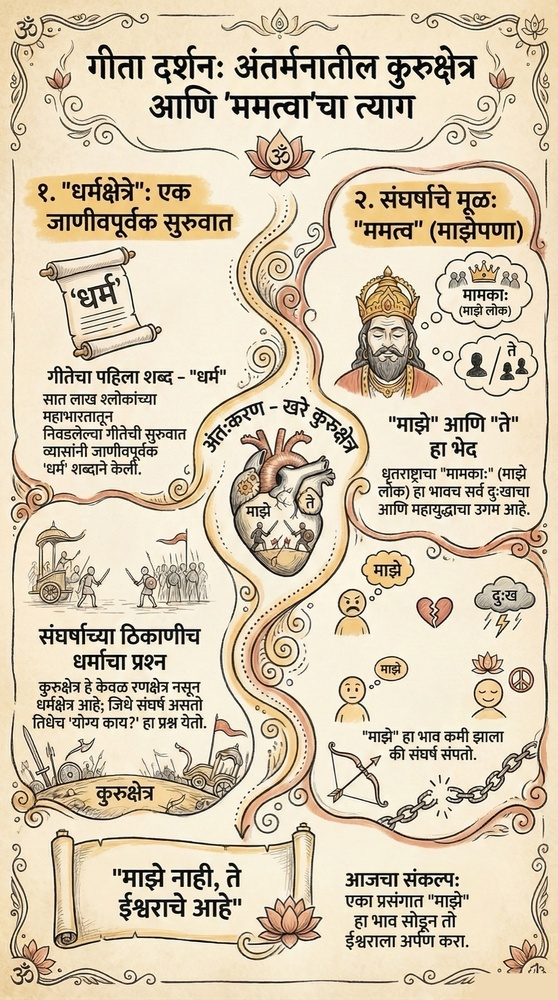
#> input picture assets/adhyay-1/concept-1.jpg, 558 x 1000 px, shrunk from 1143 x 2048 before the run
$ python remove_notebooklm_watermark.py ../assets/adhyay-1/concept-1.jpg
#> lines starting #> are read from the running program, lines starting #| are printed output that depends on the picture; after the words box and inside, x2 and y2 are one past the last pixel; in counts of white or black regions, pixels touching at a corner belong together
#!/usr/bin/env python3
"""
Remove NotebookLM watermarks from JPEG images and PDF slide files.

NotebookLM embeds a small "🔔 NotebookLM" badge in the bottom-right corner of
exported slides. This script detects that corner region and fills it with the
surrounding background colour, leaving the rest of the slide untouched.

Supports:
  - JPEG / JPG files (direct pixel inpainting)
  - PDF files whose pages are image-based (modifies the embedded JPEG/PNG per page)
  - PDF files with a text layer (redacts matching text via PyMuPDF)

Usage:
    python remove_notebooklm_watermark.py <input> [<input> ...] [options]

    # Single file
    python remove_notebooklm_watermark.py slides.pdf

    # Whole directory (recursive)
    python remove_notebooklm_watermark.py ./assets/ --recursive

    # Write cleaned copies to a separate folder (safe, non-destructive)
    python remove_notebooklm_watermark.py ./assets/ --recursive --output-dir ./cleaned/

    # Preview without writing anything
    python remove_notebooklm_watermark.py slides.pdf --dry-run

    # Save side-by-side comparison PNGs for each file (useful for QA)
    python remove_notebooklm_watermark.py slides.pdf --output-dir ./cleaned/ --compare

Options:
    --output-dir DIR   Save results here instead of overwriting originals
    --recursive        Scan directories recursively
    --dry-run          Show what would be done without writing files
    --compare          Save before/after bottom-right crop PNG next to output
"""

import argparse
import io
import sys
import re
from pathlib import Path

try:
    import numpy as np
    from PIL import Image
    import fitz  # PyMuPDF
except ImportError as e:
    sys.exit(
        f"Missing dependency: {e}\n"
        "Install with: pip install Pillow PyMuPDF numpy"
    )

# ---------------------------------------------------------------------------
# Watermark geometry constants (expressed as fractions of image dimensions)
# Tuned on NotebookLM slide exports (1376×768 PDF pages, 1143×2048 JPEGs).
#
# The badge ("🔔 NotebookLM") sits in the bottom-right corner.
# Measured positions across all slide types:
#   concept slides 1143×2048 : badge bottom edge ≈  9–15 px from image bottom
#   summary slides 1143×2048 : badge bottom edge ≈ 46 px from image bottom
#   PDF pages      1376×768  : badge bottom edge ≈ 11–20 px from image bottom
# → 55 px height safely covers all cases without reaching slide text.
# ---------------------------------------------------------------------------
WM_HEIGHT_FRAC = 0.055  # bottom 5.5 % of image height
WM_WIDTH_FRAC  = 0.15   # rightmost 15 % of image width
WM_MIN_H = 30           # floor (px)
WM_MAX_H = 55           # ceiling — keeps fill away from real content
WM_MIN_W = 130          # floor (px)
WM_MAX_W = 230          # ceiling (px)

# Patterns that identify a NotebookLM text-layer watermark (text PDFs only)
_WM_PATTERNS = [
    re.compile(r"made\s+with\s+notebooklm", re.IGNORECASE),
    re.compile(r"notebooklm",               re.IGNORECASE),
    re.compile(r"notebook\s*lm",            re.IGNORECASE),
]


# ---------------------------------------------------------------------------
# Core image-level watermark removal
# ---------------------------------------------------------------------------

def _wm_bounds(h: int, w: int) -> tuple[int, int, int, int]:
    """Return (y0, y1, x0, x1) of the watermark fill region."""
    wm_h = max(WM_MIN_H, min(WM_MAX_H, int(h * WM_HEIGHT_FRAC)))
    wm_w = max(WM_MIN_W, min(WM_MAX_W, int(w * WM_WIDTH_FRAC)))
    return h - wm_h, h, w - wm_w, w


def _sample_background(arr: np.ndarray, x0: int, x1: int) -> np.ndarray:
    """
    Estimate the slide background colour by sampling the very last 5 rows of
    the image in the watermark column range.  Those rows are always clean
    background — no badge text ever reaches the absolute bottom edge.
    """
    h, nc = arr.shape[0], arr.shape[2]
    strip = arr[max(0, h - 5): h, x0: x1]
    return np.median(strip.reshape(-1, nc), axis=0).astype(np.uint8)


def _remove_watermark(arr: np.ndarray) -> np.ndarray:
    """
    Inpaint the bottom-right watermark corner of an RGB(A) uint8 array.
    Returns a copy with the badge region filled with the background colour.
    """
    h, w = arr.shape[:2]
    nc = arr.shape[2] if arr.ndim == 3 else 1

    y0, y1, x0, x1 = _wm_bounds(h, w)
    bg = _sample_background(arr, x0, x1)

    out = arr.copy()
    out[y0:y1, x0:x1] = bg
    return out


# [10 lines left out: function _has_watermark_content, not called in this run]


# ---------------------------------------------------------------------------
# JPEG processing
# ---------------------------------------------------------------------------

def _pil_to_rgb_array(img: Image.Image) -> np.ndarray:
    return np.array(img.convert("RGB"))


def _array_to_pil(arr: np.ndarray) -> Image.Image:
    return Image.fromarray(arr.astype(np.uint8), mode="RGB")


def process_jpeg(src: Path, dst: Path, dry_run: bool, compare: bool) -> bool:
    img  = Image.open(src)
    arr  = _pil_to_rgb_array(img)
    h, w = arr.shape[:2]

    y0, y1, x0, x1 = _wm_bounds(h, w)

    if dry_run:
        status = "watermark detected" if _has_watermark_content(arr) else "no watermark detected"
        print(f"  [DRY-RUN] {src.name}: {status}  (fill region: rows {y0}–{y1}, cols {x0}–{x1})")
        return True

    cleaned = _remove_watermark(arr)
    dst.parent.mkdir(parents=True, exist_ok=True)
    _array_to_pil(cleaned).save(dst, format="JPEG", quality=95, optimize=True)

    if compare:
        _save_compare(arr, cleaned, dst.with_suffix(".compare.png"), y0, x0)

    print(f"  [OK] {src.name} → {dst}  (filled {y1-y0}×{x1-x0}px corner)")
    return True


# ---------------------------------------------------------------------------
# PDF processing
# ---------------------------------------------------------------------------

def _is_image_based(page: fitz.Page) -> bool:
    """True if the page appears to be a rasterised image (no real text)."""
    return len(page.get_text().strip()) == 0


# [126 lines left out: functions _process_image_page, _process_text_page, process_pdf, _save_compare, not called in this run]


# ---------------------------------------------------------------------------
# File discovery
# ---------------------------------------------------------------------------

SUPPORTED = {".jpg", ".jpeg", ".pdf"}


def collect_files(inputs: list[Path], recursive: bool) -> list[Path]:
    files: list[Path] = []
    for p in inputs:
        if p.is_file():
            if p.suffix.lower() in SUPPORTED:
                files.append(p)
            else:
                print(f"[WARN] unsupported type, skipping: {p}")
        elif p.is_dir():
            pattern = "**/*" if recursive else "*"
            for f in p.glob(pattern):
                if f.is_file() and f.suffix.lower() in SUPPORTED:
                    files.append(f)
        else:
            print(f"[WARN] not found: {p}")
    return sorted(set(files))


def build_dst(src: Path, output_dir: Path | None) -> Path:
    return output_dir / src.name if output_dir else src


# ---------------------------------------------------------------------------
# Main
# ---------------------------------------------------------------------------

def main() -> None:
    ap = argparse.ArgumentParser(
        description="Remove NotebookLM watermarks from JPEG images and PDF slides.",
        formatter_class=argparse.RawDescriptionHelpFormatter,
        epilog=__doc__,
    )
    ap.add_argument("inputs", nargs="+", type=Path,
                    help="Files or directories to process")
    ap.add_argument("--output-dir", type=Path, default=None,
                    help="Destination directory (default: overwrite originals)")
    ap.add_argument("--recursive",  action="store_true",
                    help="Recurse into sub-directories")
    ap.add_argument("--dry-run",    action="store_true",
                    help="Show what would be done without writing any files")
    ap.add_argument("--compare",    action="store_true",
                    help="Save before/after comparison PNG next to each output")
    args = ap.parse_args()

    files = collect_files(args.inputs, args.recursive)
    if not files:
        sys.exit("No supported files found (.jpg, .jpeg, .pdf).")

    print(f"Processing {len(files)} file(s)...\n")
    ok = skip = fail = 0

    for src in files:
        dst = build_dst(src, args.output_dir)
        ext = src.suffix.lower()
        try:
            if ext in {".jpg", ".jpeg"}:
                result = process_jpeg(src, dst, args.dry_run, args.compare)
#> in process_jpeg, img is the input picture: PIL image 558x1000 RGB; mean R, G, B 214.3, 200.9, 177.1
#> in _remove_watermark, `bg = _sample_background(arr, x0, x1)`: bg = [240, 218, 181]
#> in _remove_watermark, `out[y0:y1, x0:x1] = bg`:
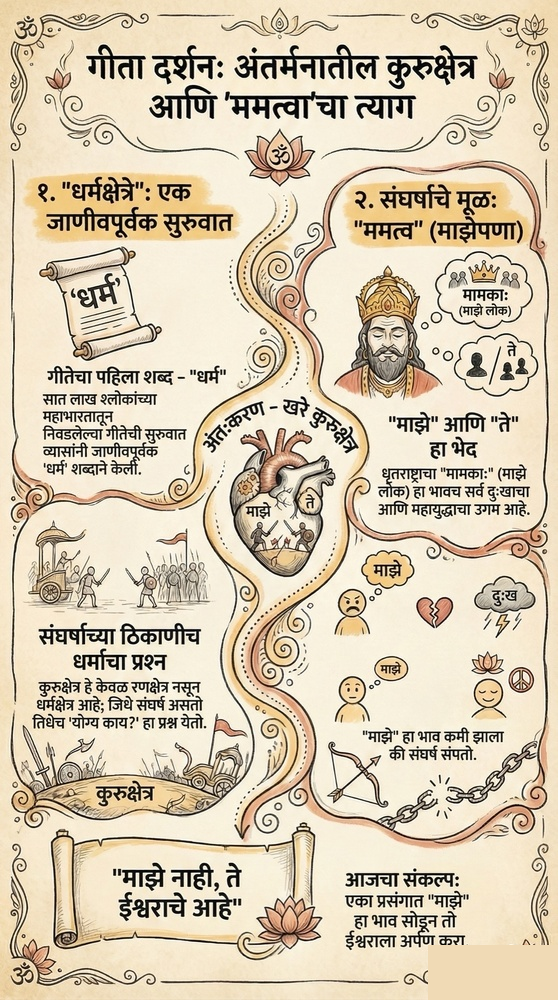
#> out: shape (1000, 558, 3); 0.94% of pixels changed, all inside (x1, y1, x2, y2) = (428, 945, 558, 1000)
#|   [OK] concept-1.jpg → ../assets/adhyay-1/concept-1.jpg  (filled 55×130px corner)
            else:
                result = process_pdf(src, dst, args.dry_run, args.compare)
            (ok if result else skip.__class__) and None  # type check bypass
            if result:
                ok += 1
            else:
                skip += 1
        except Exception as exc:
            import traceback
            print(f"  [ERROR] {src.name}: {exc}")
            traceback.print_exc()
            fail += 1

    print(f"\nDone — processed: {ok}, skipped: {skip}, errors: {fail}")


if __name__ == "__main__":
    main()

$ run again, on assets/adhyay-1/concept-5.jpg
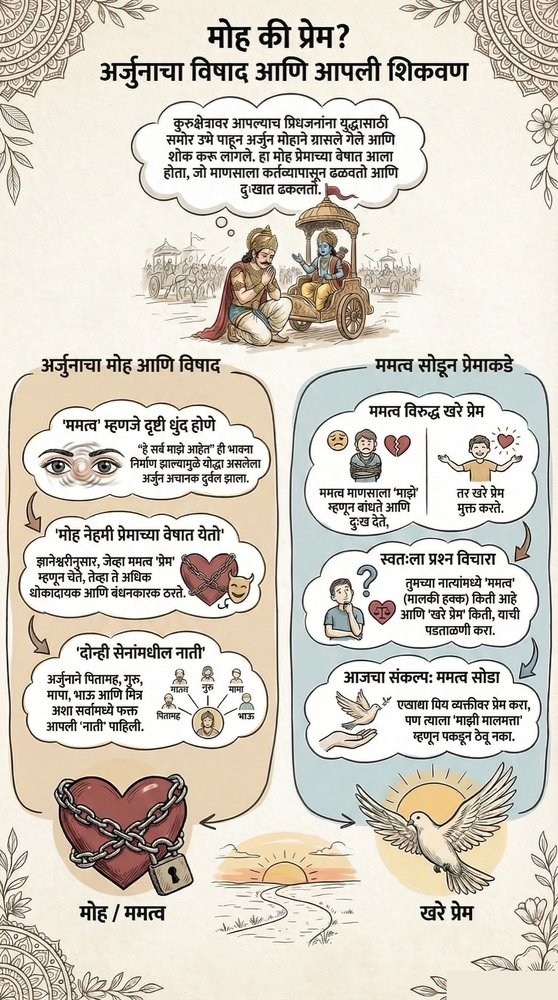
#> input picture assets/adhyay-1/concept-5.jpg, 558 x 1000 px, shrunk from 1143 x 2048 before the run
#> in process_jpeg, img is the input picture: PIL image 558x1000 RGB; mean R, G, B 213.6, 207.9, 197.1
#> bg = [240, 232, 219]
#> in _remove_watermark, `out[y0:y1, x0:x1] = bg`:
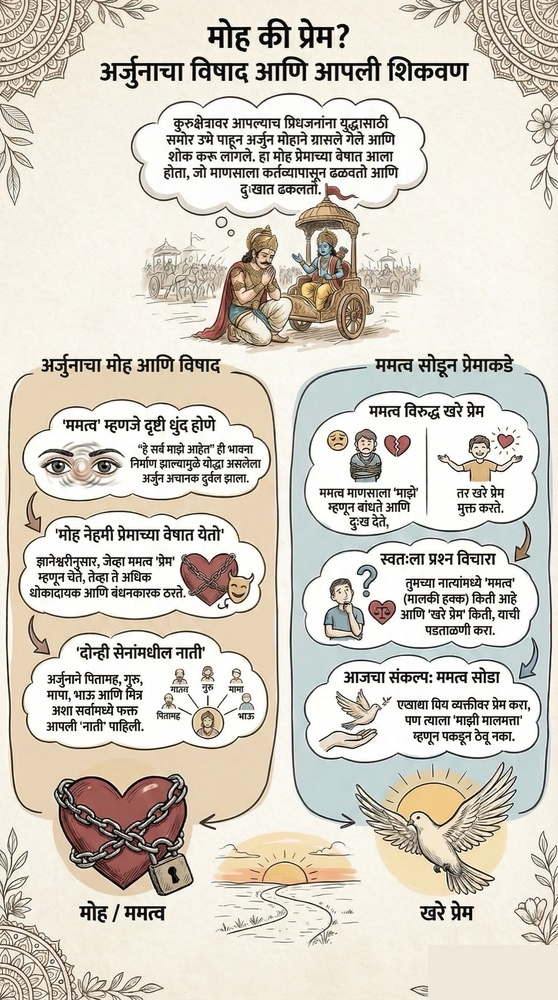
#> out: shape (1000, 558, 3); 0.79% of pixels changed, all inside (x1, y1, x2, y2) = (428, 945, 558, 1000)
#|   [OK] concept-5.jpg → ../assets/adhyay-1/concept-5.jpg  (filled 55×130px corner)
